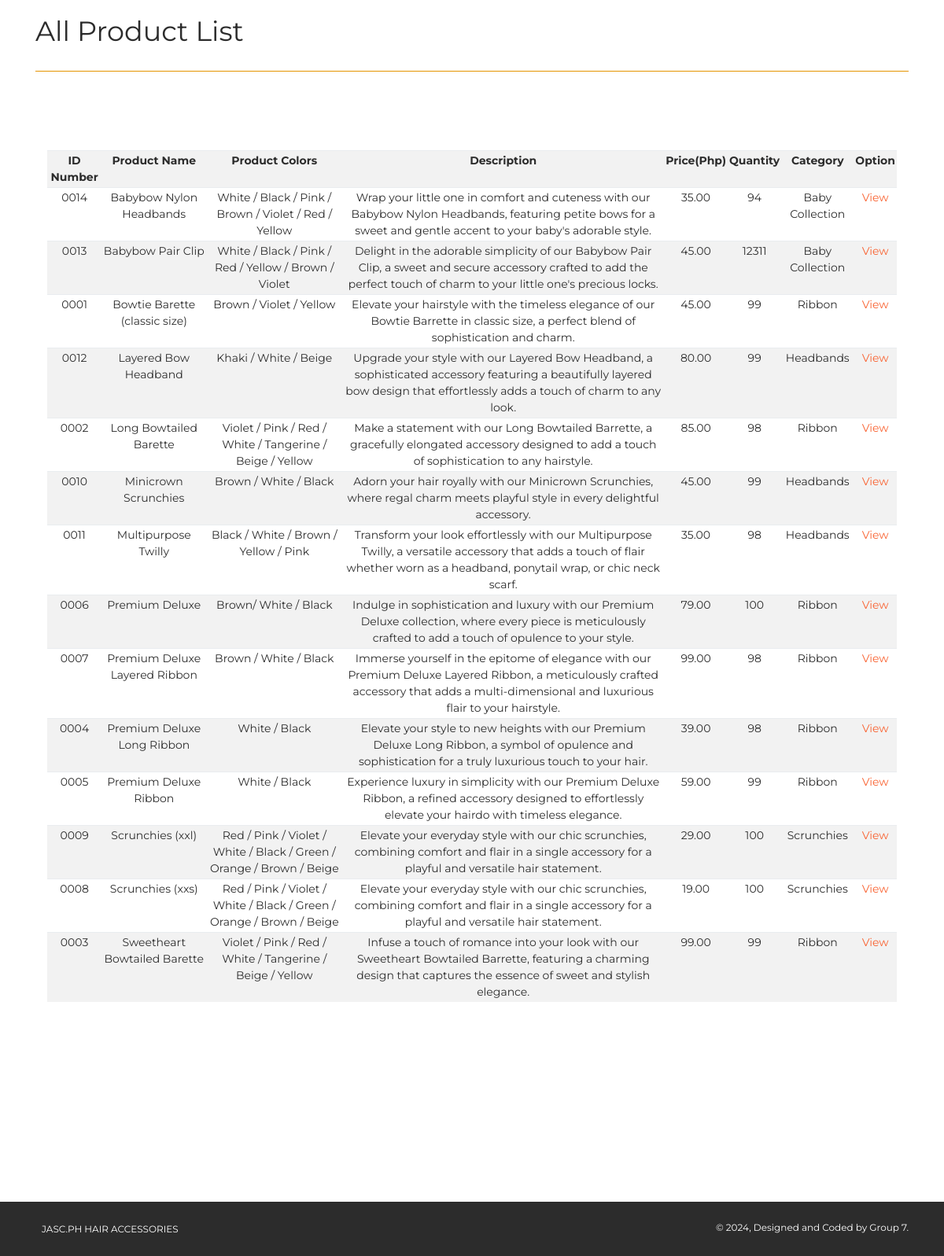
Screenshot of /pages/products.php with the database file from the repository.
### tables this page shows
CREATE TABLE `products` (
  `prod_id` int(11) NOT NULL,
  `prod_name` varchar(50) NOT NULL,
  `prod_color` varchar(255) NOT NULL,
  `prod_desc` varchar(500) NOT NULL,
  `prod_qty` int(11) NOT NULL,
  `prod_cost` decimal(10,2) NOT NULL,
  `prod_price` decimal(10,2) NOT NULL,
  `category` varchar(100) NOT NULL,
  `supplier` varchar(100) NOT NULL,
  `prod_serial` varchar(50) NOT NULL,
  `prod_pic1` varchar(500) NOT NULL,
  `prod_pic2` varchar(500) NOT NULL,
  `prod_pic3` varchar(500) NOT NULL
);

### pages/products.php (the view, shortened to what this page needs)
<!DOCTYPE html>
<html lang="en">
<head>
    <link rel="stylesheet" href="https://maxcdn.bootstrapcdn.com/font-awesome/latest/css/font-awesome.min.css" />
    <link href="../assets/css/bootstrap.min.css" rel="stylesheet" />
    <link href="../assets/css/now-ui-kit.css?v=1.1.0" rel="stylesheet" />
    <link href="../assets/css/demo.css" rel="stylesheet" />
    <link rel="stylesheet" href="../plugins/datatables/dataTables.bootstrap.css">
</head>
<body class="index-page sidebar-collapse">
    <div class="wrapper"><br>
        <div class="main">
            <div class="section section-basic">
                <div class="container">
                      <h2>All Product List</h2>
                      <hr color="orange">
                <br>
                <div class="col-md-12">
                <br>
                <div class="panel panel-success panel-size-custom">
                        <div class="panel-body">
                            <?php
                                      include('../config/dbconn.php');
                                      $query = "SELECT * FROM products ORDER BY prod_name ASC";
                                      $result = mysqli_query($dbconn,$query);
                                      ?>
                                <br>
                                <br>
                                <table id="" class="table table-condensed table-striped">
                                    <tr>
                                      <th>ID Number</th>
                                      <th>Product Name</th>
                                      <th>Product Colors</th>
                                      <th>Description</th>
                                      <th>Price(Php)</th>
                                      <th>Quantity</th>
                                      <th>Category</th>
                                      <th>Option</th>
                                    </tr>
                                        <?php
                                          if($result){
                                            while($res = mysqli_fetch_array($result)) {
                                              echo "<tr>";
                                                echo "<td>".$res['prod_serial']."</td>";
                                                echo "<td>".$res['prod_name']."</td>";
                                                echo "<td>".$res['prod_color']."</td>";
                                                echo "<td>".$res['prod_desc']."</td>";
                                                echo "<td>".$res['prod_price']."</td>";
                                                echo "<td>".$res['prod_qty']."</td>";
                                                echo "<td>".$res['category']."</td>";
                                                echo "<td><a href=\"product_details.php?prod_id=$res[prod_id]\">View</a></td>";
                                              echo "</tr>";
                                            }
                                          }?>
                                </table><br><br><br><br>
                        </div>
                    </div>
                </div>
            </div>
        </div>
<br><br><br><br>
<footer class="footer" data-background-color="black">
            <div class="container">
                <nav>
                    <ul>
                        <li>
                            <a href="" target="_blank">
                               JASC.ph Hair Accessories
                            </a>
                        </li>
                    </ul>
                </nav>
                <div class="copyright">
                    &copy;
                    , Designed and Coded by Group 7.
                </div>
            </div>
        </footer>
    </div>
</body>
</html>

### assets/css/demo.css (style rules this page uses)
.section-basic { padding-top: 0; }

### rows the page displays
products: prod_serial "0014", prod_name "Babybow Nylon Headbands", prod_color "White / Black / Pink / Brown / Violet / Red / Yellow", prod_desc "Wrap your little one in comfort and cuteness with our Babybow Nylon Headbands, featuring petite bows for a sweet and gentle accent to your baby's adorable style.", prod_price "35.00", prod_qty "94", category "Baby Collection"
products: prod_serial "0013", prod_name "Babybow Pair Clip", prod_color "White / Black / Pink / Red / Yellow / Brown / Violet", prod_desc "Delight in the adorable simplicity of our Babybow Pair Clip, a sweet and secure accessory crafted to add the perfect touch of charm to your little one's precious locks.", prod_price "45.00", prod_qty "12311", category "Baby Collection"
products: prod_serial "0001", prod_name "Bowtie Barette (classic size)", prod_color "Brown / Violet / Yellow", prod_desc "Elevate your hairstyle with the timeless elegance of our Bowtie Barrette in classic size, a perfect blend of sophistication and charm.", prod_price "45.00", prod_qty "99", category "Ribbon"
products: prod_serial "0012", prod_name "Layered Bow Headband", prod_color "Khaki / White / Beige", prod_desc "Upgrade your style with our Layered Bow Headband, a sophisticated accessory featuring a beautifully layered bow design that effortlessly adds a touch of charm to any look.", prod_price "80.00", prod_qty "99", category "Headbands"
products: prod_serial "0002", prod_name "Long Bowtailed Barette", prod_color "Violet / Pink / Red / White / Tangerine / Beige / Yellow", prod_desc "Make a statement with our Long Bowtailed Barrette, a gracefully elongated accessory designed to add a touch of sophistication to any hairstyle.", prod_price "85.00", prod_qty "98", category "Ribbon"
products: prod_serial "0010", prod_name "Minicrown Scrunchies", prod_color "Brown / White / Black", prod_desc "Adorn your hair royally with our Minicrown Scrunchies, where regal charm meets playful style in every delightful accessory.", prod_price "45.00", prod_qty "99", category "Headbands"
products: prod_serial "0011", prod_name "Multipurpose Twilly", prod_color "Black / White / Brown / Yellow / Pink", prod_desc "Transform your look effortlessly with our Multipurpose Twilly, a versatile accessory that adds a touch of flair whether worn as a headband, ponytail wrap, or chic neck scarf.", prod_price "35.00", prod_qty "98", category "Headbands"
products: prod_serial "0006", prod_name "Premium Deluxe", prod_color "Brown/ White / Black", prod_desc "Indulge in sophistication and luxury with our Premium Deluxe collection, where every piece is meticulously crafted to add a touch of opulence to your style.", prod_price "79.00", prod_qty "100", category "Ribbon"
products: prod_serial "0007", prod_name "Premium Deluxe Layered Ribbon", prod_color "Brown / White / Black", prod_desc "Immerse yourself in the epitome of elegance with our Premium Deluxe Layered Ribbon, a meticulously crafted accessory that adds a multi-dimensional and luxurious flair to your hairstyle.", prod_price "99.00", prod_qty "98", category "Ribbon"
products: prod_serial "0004", prod_name "Premium Deluxe Long Ribbon", prod_color "White / Black", prod_desc "Elevate your style to new heights with our Premium Deluxe Long Ribbon, a symbol of opulence and sophistication for a truly luxurious touch to your hair.", prod_price "39.00", prod_qty "98", category "Ribbon"
products: prod_serial "0005", prod_name "Premium Deluxe Ribbon", prod_color "White / Black", prod_desc "Experience luxury in simplicity with our Premium Deluxe Ribbon, a refined accessory designed to effortlessly elevate your hairdo with timeless elegance.", prod_price "59.00", prod_qty "99", category "Ribbon"
products: prod_serial "0009", prod_name "Scrunchies (xxl)", prod_color "Red / Pink / Violet / White / Black / Green / Orange / Brown / Beige", prod_desc "Elevate your everyday style with our chic scrunchies, combining comfort and flair in a single accessory for a playful and versatile hair statement.", prod_price "29.00", prod_qty "100", category "Scrunchies"
products: prod_serial "0008", prod_name "Scrunchies (xxs)", prod_color "Red / Pink / Violet / White / Black / Green / Orange / Brown / Beige", prod_desc "Elevate your everyday style with our chic scrunchies, combining comfort and flair in a single accessory for a playful and versatile hair statement.", prod_price "19.00", prod_qty "100", category "Scrunchies"
products: prod_serial "0003", prod_name "Sweetheart Bowtailed Barette", prod_color "Violet / Pink / Red / White / Tangerine / Beige / Yellow", prod_desc "Infuse a touch of romance into your look with our Sweetheart Bowtailed Barrette, featuring a charming design that captures the essence of sweet and stylish elegance.", prod_price "99.00", prod_qty "99", category "Ribbon"
